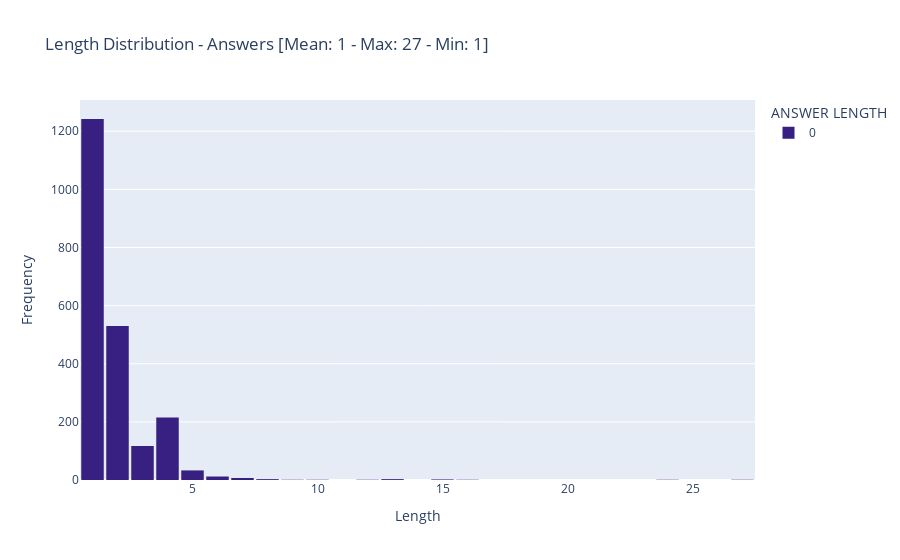

The notebook cell this image was saved under:
### Code cell
vis.plot_length_distribution(dataset.answers, "ANSWER", "Answers", color="#372082")

### Figure 1 — Plotly figure (JSON) as saved in the notebook; plotly's stock layout.template omitted (floating-point values rounded to 4 significant figures; data arrays with more than 128 entries replaced by an {"elided": "..."} marker saying what was removed)
{"data": [{"alignmentgroup": "True", "bingroup": "x", "hovertemplate": "ANSWER LENGTH=0<br>Length=%{x}<br>count=%{y}<extra></extra>", "legendgroup": "0", "marker": {"color": "#372082", "pattern": {"shape": ""}}, "name": "0", "offsetgroup": "0", "orientation": "v", "showlegend": true, "type": "histogram", "x": {"elided": "2170 int values"}, "xaxis": "x", "yaxis": "y"}], "layout": {"bargap": 0.1, "barmode": "relative", "legend": {"title": {"text": "ANSWER LENGTH"}, "tracegroupgap": 0}, "title": {"text": "Length Distribution - Answers [Mean: 1 - Max: 27 - Min: 1]"}, "xaxis": {"anchor": "y", "domain": [0, 1], "title": {"text": "Length"}}, "yaxis": {"anchor": "x", "domain": [0, 1], "title": {"text": "Frequency"}}}}
